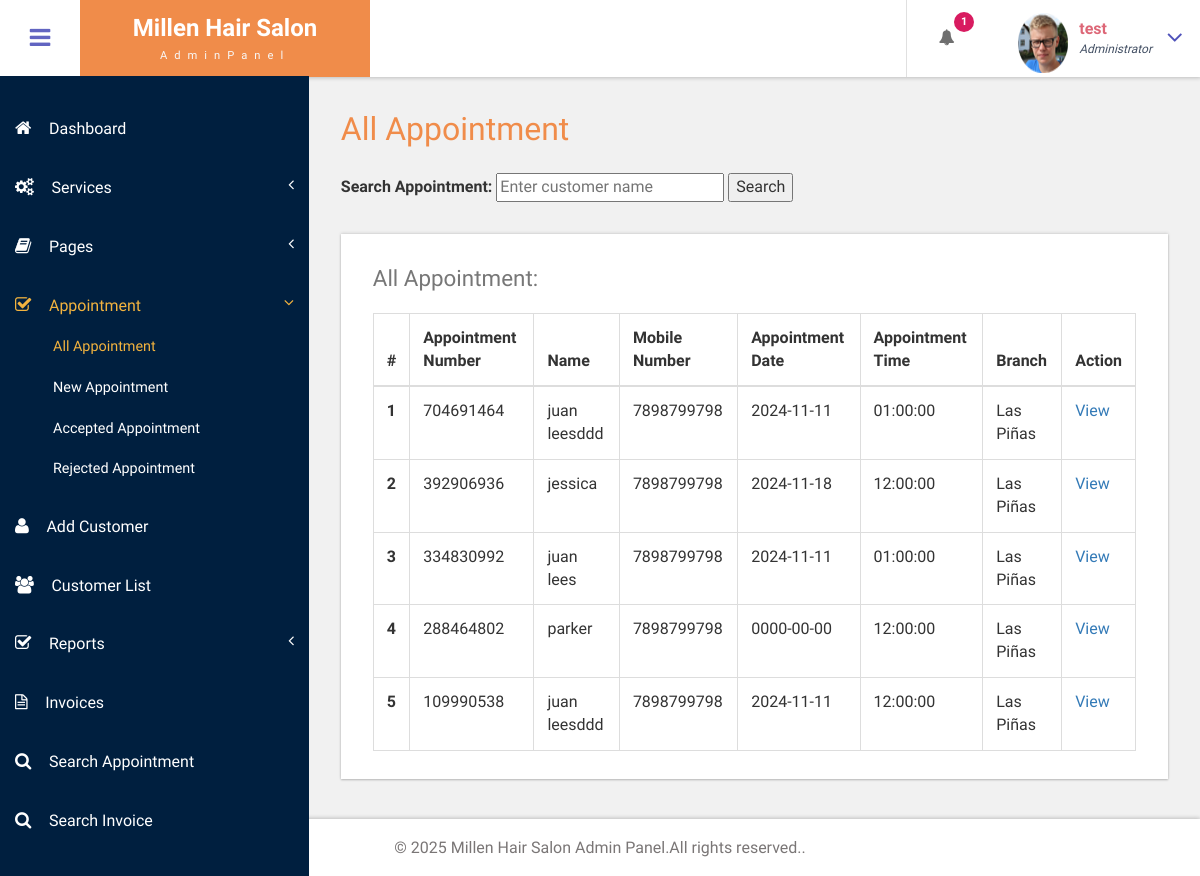
Page /bpms/admin/all-appointment.php (signed in) on the committed database.
### tables this page shows
CREATE TABLE `tblappointment` (
  `ID` int(10) NOT NULL,
  `AptNumber` int(11) NOT NULL,
  `Name` varchar(255) DEFAULT NULL,
  `Email` varchar(255) DEFAULT NULL,
  `PhoneNumber` varchar(10) DEFAULT NULL,
  `AptDate` date DEFAULT NULL,
  `AptTime` time DEFAULT NULL,
  `Services` varchar(255) DEFAULT NULL,
  `Branch` varchar(255) DEFAULT NULL,
  `ApplyDate` timestamp NOT NULL DEFAULT current_timestamp(),
  `Remark` text DEFAULT NULL,
  `Status` varchar(50) DEFAULT NULL,
  `RemarkDate` datetime DEFAULT NULL
);

### bpms/admin/all-appointment.php (the view, shortened to what this page needs)
<?php
include('includes/dbconnection.php');
if (strlen($_SESSION['bpmsaid']) == 0) {
    header('location:logout.php');
} else {
    $search_query = "";
?>
<!DOCTYPE HTML>
<html>
<head>
    <link href="css/bootstrap.css" rel='stylesheet' type='text/css' />
    <link href="css/style.css" rel='stylesheet' type='text/css' />
    <link href="css/font-awesome.css" rel="stylesheet">
    <link href="css/animate.css" rel="stylesheet" type="text/css" media="all">
    <link href="css/custom.css" rel="stylesheet">
</head>
<body class="cbp-spmenu-push">
    <div class="main-content">
        <?php include_once('includes/sidebar.php'); ?>
        <?php include_once('includes/header.php'); ?>
        <div id="page-wrapper">
            <div class="main-page">
                <div class="tables">
                    <h3 class="title1">All Appointment</h3>
                    <form action="" method="GET">
                        <label for="appointment_search">Search Appointment:</label>
                        <input type="text" id="appointment_search" name="appointment_search" value="<?php echo isset($_GET['appointment_search']) ? $_GET['appointment_search'] : ''; ?>" placeholder="Enter customer name">
                        <button type="submit">Search</button>
                    </form>
                    <div class="table-responsive bs-example widget-shadow">
                        <h4>All Appointment:</h4>
                        <table class="table table-bordered">
                            <thead>
                                <tr>
                                    <th>#</th>
                                    <th> Appointment Number</th>
                                    <th>Name</th>
                                    <th>Mobile Number</th>
                                    <th>Appointment Date</th>
                                    <th>Appointment Time</th>
                                    <th>Branch</th>
                                    <th>Action</th>
                                </tr>
                            </thead>
                            <tbody>
                                <?php
                                $ret = mysqli_query($con, "SELECT * FROM tblappointment $search_query ORDER BY ID DESC");
                                $cnt = 1;
                                while ($row = mysqli_fetch_array($ret)) {
                                ?>
                                    <tr>
                                        <th scope="row"><?php echo $cnt; ?></th>
                                        <td><?php echo $row['AptNumber']; ?></td>
                                        <td><?php echo $row['Name']; ?></td>
                                        <td><?php echo $row['PhoneNumber']; ?></td>
                                        <td><?php echo $row['AptDate']; ?></td>
                                        <td><?php echo $row['AptTime']; ?></td>
                                        <td><?php echo $row['Branch']; ?></td>
                                        <td><a href="view-appointment.php?viewid=<?php echo $row['ID']; ?>">View</a></td>
                                    </tr> <?php
                                            $cnt = $cnt + 1;
                                        } ?>
                            </tbody>
                        </table>
                    </div>
                </div>
            </div>
        </div>
        <?php include_once('includes/footer.php'); ?>
    </div>
</body>
</html>
<?php }  ?>

### bpms/admin/includes/header.php (shortened to what this page needs)
<div class="sticky-header header-section ">
      <div class="header-left">
        <button id="showLeftPush"><i class="fa fa-bars"></i></button>
        <div class="logo">
          <a href="dashboard.php">
            <h1> Millen Hair Salon</h1>
            <span>AdminPanel</span>
          </a>
        </div>
      </div>
      <div class="header-right">
        <div class="profile_details_left">
          <ul class="nofitications-dropdown">
            <?php
$ret1=mysqli_query($con,"select ID,Name from  tblappointment where Status=''");
$num=mysqli_num_rows($ret1);
?>
            <li class="dropdown head-dpdn">
              <a href="#" class="dropdown-toggle" data-toggle="dropdown" aria-expanded="false"><i class="fa fa-bell"></i><span class="badge blue"><?php echo $num;?></span></a>
            </li>
          </ul>
          <div class="clearfix"> </div>
        </div>
        <div class="profile_details">
        <?php
$adid=$_SESSION['bpmsaid'];
$ret=mysqli_query($con,"select AdminName from tbladmin where ID='$adid'");
$row=mysqli_fetch_array($ret);
$name=$row['AdminName'];
?>
          <ul>
            <li class="dropdown profile_details_drop">
              <a href="#" class="dropdown-toggle" data-toggle="dropdown" aria-expanded="false">
                <div class="profile_img">
                  <span class="prfil-img"><img src="images/3.png" alt="" width="50" height="60"> </span>
                  <div class="user-name">
                    <p><?php echo $name; ?></p>
                    <span>Administrator</span>
                  </div>
                  <i class="fa fa-angle-down lnr"></i>
                  <div class="clearfix"></div>
                </div>
              </a>
            </li>
          </ul>
        </div>
      </div>
      <div class="clearfix"> </div>
    </div>

### bpms/admin/css/style.css (style rules this page uses)
h4, h5, h6, h1, h2, h3 { margin: 0; }
ul, ol { margin: 0; }
p { margin: 0; }
html, body { font-family: 'Roboto Condensed', sans-serif; font-size: 100%; overflow-x: hidden; background: #fff; }
body a { transition: 0.5s all ease; -webkit-transition: 0.5s all ease; -moz-transition: 0.5s all ease; -o-transition: 0.5s all ease; -ms-transition: 0.5s all ease; text-decoration:none; }
h1,h2,h3,h4,h5,h6 { margin:0; }
p { margin:0; }
ul,label { margin:0; padding:0; }
.main-content { position: relative; }
.sticky-header { position: fixed; top: 0; left:0px; width: 100%; z-index: 100; }
.header-section { background:#FFF; box-shadow: 1px 1px 4px rgba(0, 0, 0, 0.21); -webkit-box-shadow: 1px 1px 4px rgba(0, 0, 0, 0.21); -moz-box-shadow: 1px 1px 4px rgba(0, 0, 0, 0.21); -o-box-shadow: 1px 1px 4px rgba(0, 0, 0, 0.21); }
.header-section::after { clear: both; display: block; content: ''; }
.header-left { float: left; width: 45%; }
.header-right { float: right; }
button#showLeftPush { font-size: 1.5em; width: 80px; padding: 0.87em 0; text-align: center; cursor: pointer; float: left; color: #6F6F6F; -moz-transition: all 0.2s ease-out 0s; -webkit-transition: all 0.2s ease-out 0s; transition: all 0.2s ease-out 0s; border: none; background-color: #fff; outline:none; }
.cbp-spmenu-push { overflow-x: hidden; position: relative; }
.cbp-spmenu, .cbp-spmenu-push { -webkit-transition: all 0.3s ease; -moz-transition: all 0.3s ease; transition: all 0.3s ease; }
.cbp-spmenu-push div#page-wrapper { margin: 0 0 0 19.3em; transition:.5s all; -webkit-transition:.5s all; -moz-transition:.5s all; }
.fa { display: inline-block; font-family: FontAwesome; font-style: normal; font-weight: normal; line-height: 1; -webkit-font-smoothing: antialiased; -moz-osx-font-smoothing: grayscale; }
.logo { background: #F08C4A; text-align: center; float: left; }
.logo a { padding: 0.9em 3.3em .7em; display: block; text-decoration: none; }
.logo a h1 { color: #fff; font-size: 1.5em; line-height: 1.2em; font-weight: 700; }
.logo a span { color: #F8F8F8; font-size: .7em; text-align: center; letter-spacing: 7px; }
.profile_details_left { float: left; }
li.dropdown.head-dpdn { display: inline-block; padding: 1.7em 0; border-left: 1px solid #E0E0E0; float: left; }
li.dropdown.head-dpdn a.dropdown-toggle { padding: 1.7em 2em; }
i.fa.fa-bell { color:#6F6F6F; }
.header-right span.badge { font-size: 11px; font-weight: bold; color: #FFF; background: #8BC34A; line-height: 15px; width: 20px; height: 20px; border-radius: 2em; -webkit-border-radius: 2em; -moz-border-radius: 2em; -o-border-radius: 2em; text-align: center; display: inline-block; position: absolute; top: 16%; padding: 2px 0 0; }
.header-right span.blue { background-color:#D81B60; }
.profile_details { float: right; }
.profile_details_drop a.dropdown-toggle { display:block; padding: 0.8em 3em 0 2em; }
.profile_img span.prfil-img { float:left; }
.user-name { float:left; margin-top:8px; margin-left:11px; height:35px; }
.profile_details ul li { list-style-type:none; position:relative; }
.profile_details li a i.fa.lnr { position: absolute; top: 34%; right: 8%; color: #4F52BA; font-size: 1.6em; }
.user-name p { font-size:1em; color:#DD6777; line-height:1em; font-weight:700; }
.user-name span { font-size: .75em; font-style: italic; color: #424f63; font-weight: normal; margin-top: .3em; }
.widget-shadow { background-color: #fff; box-shadow: 0 -1px 3px rgba(0,0,0,.12),0 1px 2px rgba(0,0,0,.24); -webkit-box-shadow: 0 -1px 3px rgba(0,0,0,.12),0 1px 2px rgba(0,0,0,.24); -moz-box-shadow: 0 -1px 3px rgba(0,0,0,.12),0 1px 2px rgba(0,0,0,.24); }
h3.title1 { font-size: 2em; color: #F08C4A; margin-bottom: 0.8em; }
.table > thead > tr > th, .table > tbody > tr > th, .table > tfoot > tr > th, .table > thead > tr > td, .table > tbody > tr > td, .table > tfoot > tr > td { border-top: none; }
.tables h4 { font-size: 1.4em; margin-bottom: 1em; color: #777777; }
.tables .panel-body ,.tables .bs-example { padding: 2em 2em 0.5em; }
.tables .table > thead > tr > th, .tables .table > tbody > tr > th, .tables .table > tfoot > tr > th, .tables .table > thead > tr > td, .tables .table > tbody > tr > td, .tables .table > tfoot > tr > td { padding: 13px; border-top: 1px solid #E0E0E0; }
.bs-example { margin-top: 2em; }

### bpms/admin/css/custom.css (style rules this page uses)
#page-wrapper { padding:7em 2em 2.5em; background-color: #F1F1F1; }

### rows in the picture
tblappointment: AptNumber "704691464", Name "juan leesddd", PhoneNumber "7898799798", AptDate "2024-11-11", AptTime "01:00:00", Branch "Las Piñas"
tblappointment: AptNumber "392906936", Name "jessica", PhoneNumber "7898799798", AptDate "2024-11-18", AptTime "12:00:00", Branch "Las Piñas"
tblappointment: AptNumber "334830992", Name "juan lees", PhoneNumber "7898799798", AptDate "2024-11-11", AptTime "01:00:00", Branch "Las Piñas"
tblappointment: AptNumber "288464802", Name "parker", PhoneNumber "7898799798", AptDate "0000-00-00", AptTime "12:00:00", Branch "Las Piñas"
tblappointment: AptNumber "109990538", Name "juan leesddd", PhoneNumber "7898799798", AptDate "2024-11-11", AptTime "12:00:00", Branch "Las Piñas"

### other values in the picture
$num "1"
$name "test"
